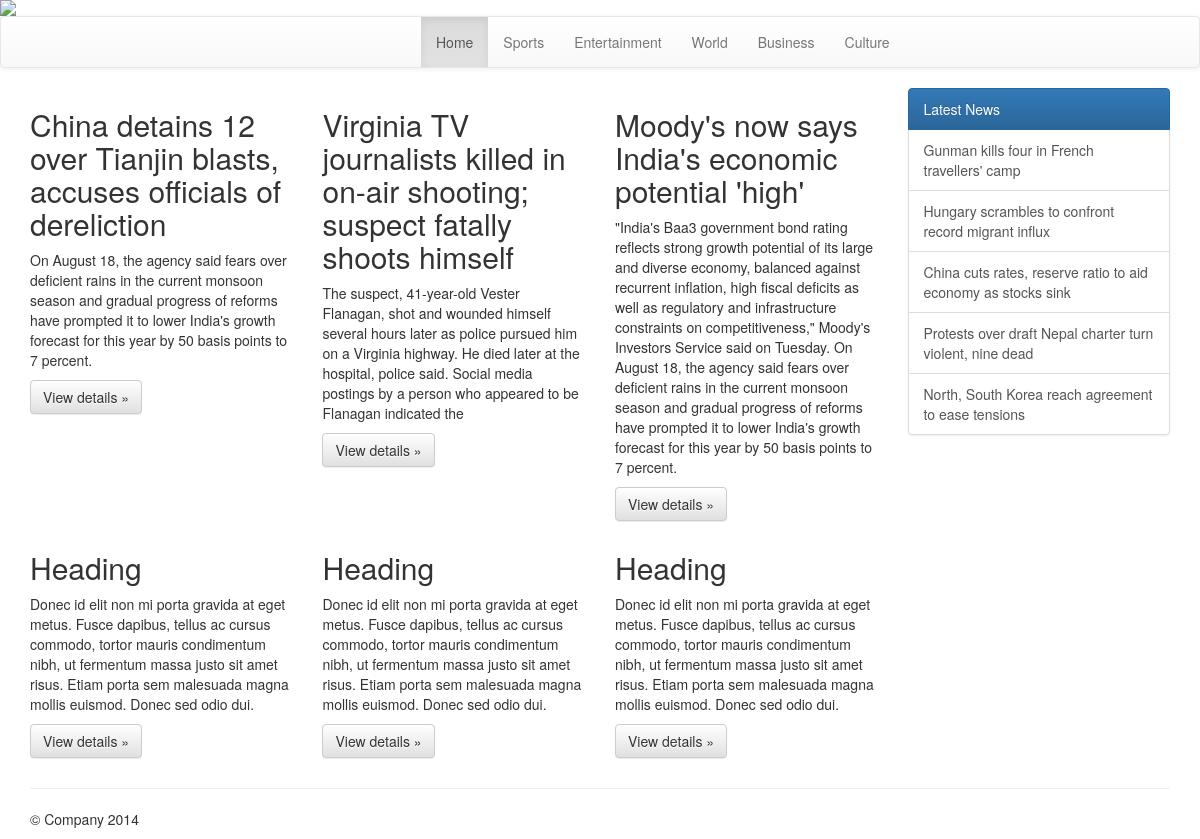
Screenshot of /Newsportal/admin/world.php with the database file from the repository.
### tables this page shows
CREATE TABLE IF NOT EXISTS `worldpage` (
  `RowId` int(250) NOT NULL,
  `title` varchar(250) NOT NULL,
  `header1` varchar(250) NOT NULL,
  `body1` longtext NOT NULL,
  `header2` varchar(250) NOT NULL,
  `body2` longtext NOT NULL,
  `header3` varchar(250) NOT NULL,
  `body3` longtext NOT NULL,
  `header4` varchar(250) NOT NULL,
  `body4` varchar(250) NOT NULL,
  `header5` longtext NOT NULL,
  `header6` varchar(200) NOT NULL,
  `header7` varchar(200) NOT NULL,
  `header8` varchar(200) NOT NULL,
  `header9` varchar(200) NOT NULL,
  `header10` varchar(200) NOT NULL
);

### Newsportal/admin/Databaseconn.php (called while the page is built, shortened)
<?php
$dbc = mysqli_connect('localhost', 'Maharuj', 'zRjbJRamf6WUmZZD', 'news') OR  die('Error: '. mysqli_connect_error());
include ('data.php');
if(isset($_GET['page']))
{
    $pageid = $_GET['page'];
}
else
{
    $pageid=1;
}
if(isset($_GET['page_n']))
{
    $pageid_n = $_GET['page_n'];
}
else
{
    $pageid_n=1;
}
if(isset($_GET['world_page']))
{
    $world_pageid = $_GET['world_page'];
}
else
{
    $world_pageid=1;
}
$world_page = world_page($dbc,$world_pageid);
?>

### Newsportal/admin/data.php (called while the page is built, shortened)
<?php
function world_page($dbc,$world_pageid)
{
    $q="SELECT * FROM worldpage  WHERE RowId= $world_pageid";
$r=  mysqli_query($dbc,$q);
$data_world = mysqli_fetch_assoc($r);
return $data_world;
}
?>

### Newsportal/admin/world.php (the view, shortened to what this page needs)
<?php
include('Databaseconn.php');
?>
<html>
    <head>
         <?php include('Bootstarp.php'); ?>
    </head>
    <body>
         <img src="Observer.jpg">
        <nav class="navbar navbar-default" role="navigation">
        <ul class="nav navbar-nav">
            <li><a href="#"></a></li>
            <li><a href="#"></a></li>
            <li><a href="#"></a></li>
             <li><a href="#"></a></li>
            <li><a href="#"></a></li>
            <li><a href="#"></a></li>
            <li><a href="#"></a></li>
            <li><a href="#"></a></li>
            <li><a href="#"></a></li>
            <li><a href="#"></a></li>
            <li><a href="#"></a></li>
            <li><a href="#"></a></li>
            <li><a href="#"></a></li>
            <li><a href="#"></a></li>
            <li <?php if($pageid ==1) {echo 'class="active"';} ?>><a href="home.php?page=1">Home</a></li>
            <li <?php if($sports_pageid==1)?>><a href="Sports.php?page=1">Sports</a></li>
            <li <?php if($entertainment_pageid==1) ?>><a href="entertainment.php?page=1">Entertainment </a></li>
            <li <?php if($world_pageid==1) ?>><a href="world.php?page=1">World</a></li>
            <li><a href="#">Business</a></li>
            <li><a href="#">Culture</a></li>
         </ul>
            </nav>
 <div class="container">
      <div class="row row-offcanvas row-offcanvas-right">
        <div class="col-xs-12 col-sm-9">
          <div class="row">
            <div class="col-xs-6 col-lg-4">
              <h2><?php echo $world_page['header1']; ?></h2>
              <p> <?php echo $world_page['body1']; ?></p>
              <p<?php if($pageid_n==19) ?>><a class="btn btn-default" href="Newsshow.php?page_n=19"  role="button">View details &raquo;</a></p>
            </div>
            <div class="col-xs-6 col-lg-4">
              <h2><?php echo $world_page['header2']; ?></h2>
              <p> <?php echo $world_page['body2']; ?></p>
              <p<?php if($pageid_n==20) ?>><a class="btn btn-default" href="Newsshow.php?page_n=20"  role="button">View details &raquo;</a></p>
            </div>
            <div class="col-xs-6 col-lg-4">
              <h2><?php echo $world_page['header3']; ?></h2>
              <p> <?php echo $world_page['body3']; ?></p>
              <p<?php if($pageid_n==21) ?>><a class="btn btn-default" href="Newsshow.php?page_n=21"  role="button">View details &raquo;</a></p>
            </div>
            <div class="col-xs-6 col-lg-4">
              <h2>Heading</h2>
              <p>Donec id elit non mi porta gravida at eget metus. Fusce dapibus, tellus ac cursus commodo, tortor mauris condimentum nibh, ut fermentum massa justo sit amet risus. Etiam porta sem malesuada magna mollis euismod. Donec sed odio dui. </p>
              <p><a class="btn btn-default" href="#" role="button">View details &raquo;</a></p>
            </div>
            <div class="col-xs-6 col-lg-4">
              <h2>Heading</h2>
              <p>Donec id elit non mi porta gravida at eget metus. Fusce dapibus, tellus ac cursus commodo, tortor mauris condimentum nibh, ut fermentum massa justo sit amet risus. Etiam porta sem malesuada magna mollis euismod. Donec sed odio dui. </p>
              <p><a class="btn btn-default" href="#" role="button">View details &raquo;</a></p>
            </div>
            <div class="col-xs-6 col-lg-4">
              <h2>Heading</h2>
              <p>Donec id elit non mi porta gravida at eget metus. Fusce dapibus, tellus ac cursus commodo, tortor mauris condimentum nibh, ut fermentum massa justo sit amet risus. Etiam porta sem malesuada magna mollis euismod. Donec sed odio dui. </p>
              <p><a class="btn btn-default" href="#" role="button">View details &raquo;</a></p>
            </div>
          </div>
        </div>
        <div class="col-xs-6 col-sm-3 sidebar-offcanvas" id="sidebar">
          <div class="list-group">
            <a  class="list-group-item active">Latest News</a>
            <a <?php echo ($pageid_n==22) ?> href="Newsshow.php?page_n=22" class="list-group-item"><?php echo $world_page['header6']; ?></a>
            <a <?php echo ($pageid_n==23) ?> href="Newsshow.php?page_n=23" class="list-group-item"><?php echo $world_page['header7']; ?></a>
            <a <?php echo ($pageid_n==24) ?> href="Newsshow.php?page_n=24" class="list-group-item"><?php echo $world_page['header8']; ?></a>
            <a <?php echo ($pageid_n==25) ?> href="Newsshow.php?page_n=25" class="list-group-item"><?php echo $world_page['header9']; ?></a>
            <a <?php echo ($pageid_n==26) ?> href="Newsshow.php?page_n=26" class="list-group-item"><?php echo $world_page['header10']; ?></a>
          </div>
        </div>
      </div>
      <hr>
      <footer>
        <p>&copy; Company 2014</p>
      </footer>
    </div>
    </body>
</html>

### rows the page displays
worldpage: header1 "China detains 12 over Tianjin blasts, accuses officials of dereliction", body1 "On August 18, the agency said fears over deficient rains in the current monsoon season and gradual progress of reforms have prompted it to lower India's growth forecast for this year by 50 basis points to 7 percent.", header2 "Virginia TV journalists killed in on-air shooting; suspect fatally shoots himself", body2 "The suspect, 41-year-old Vester Flanagan, shot and wounded himself several hours later as police pursued him on a Virginia highway. He died later at the hospital, police said. Social media postings by a person who appeared to be Flanagan indicated the", header3 "Moody's now says India's economic potential 'high'", body3 "\"India's Baa3 government bond rating reflects strong growth potential of its large and diverse economy, balanced against recurrent inflation, high fiscal deficits as well as regulatory and infrastructure constraints on competitiveness,\" Moody's Investors Service said on Tuesday. On August 18, the agency said fears over deficient rains in the current monsoon season and gradual progress of reforms have prompted it to lower India's growth forecast for this year by 50 basis points to 7 percent.", header6 "Gunman kills four in French travellers' camp", header7 "Hungary scrambles to confront record migrant influx", header8 "China cuts rates, reserve ratio to aid economy as stocks sink", header9 "Protests over draft Nepal charter turn violent, nine dead", header10 "North, South Korea reach agreement to ease tensions"
